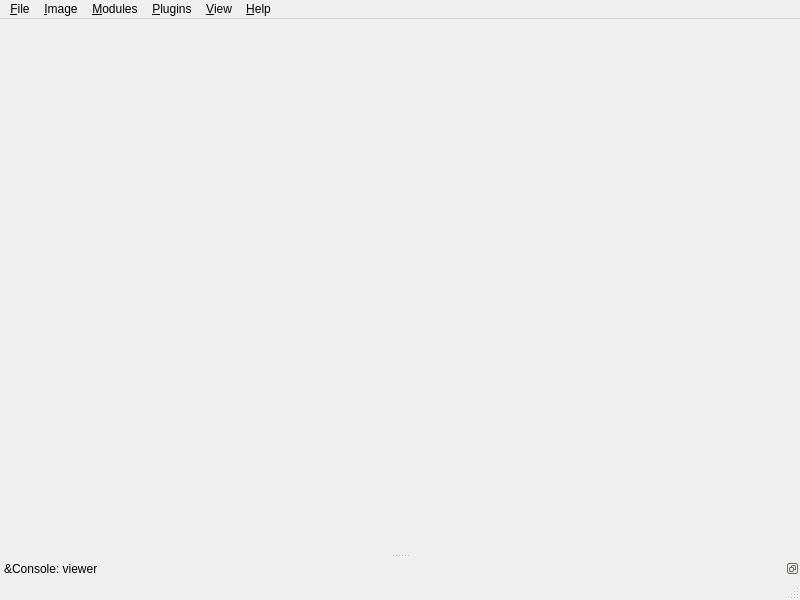
<?xml version="1.0" encoding="UTF-8"?>
<ui version="4.0">
 <class>MainWindow</class>
 <widget class="QMainWindow" name="MainWindow">
  <property name="geometry">
   <rect>
    <x>0</x>
    <y>0</y>
    <width>800</width>
    <height>600</height>
   </rect>
  </property>
  <property name="windowTitle">
   <string>MainWindow</string>
  </property>
  <widget class="QWidget" name="centralwidget"/>
  <widget class="QMenuBar" name="menubar">
   <property name="geometry">
    <rect>
     <x>0</x>
     <y>0</y>
     <width>800</width>
     <height>30</height>
    </rect>
   </property>
   <widget class="QMenu" name="menuFile">
    <property name="title">
     <string>&amp;File</string>
    </property>
    <addaction name="actionAdd_to_project"/>
    <addaction name="separator"/>
    <addaction name="actionOpen_work_environment"/>
    <addaction name="actionSave_work_environment"/>
    <addaction name="separator"/>
    <addaction name="actionDump_Work_Environment"/>
   </widget>
   <widget class="QMenu" name="menuModules">
    <property name="title">
     <string>&amp;Modules</string>
    </property>
    <widget class="QMenu" name="menuLoad_images">
     <property name="title">
      <string>&amp;Load images</string>
     </property>
     <addaction name="actionMesfile"/>
     <addaction name="actionTiff_file"/>
    </widget>
    <widget class="QMenu" name="menuCaImAn_toolbox">
     <property name="title">
      <string>&amp;CaImAn toolbox</string>
     </property>
     <addaction name="actionMotion_Correction"/>
     <addaction name="actionCNMF"/>
     <addaction name="actionCNMF_E"/>
     <addaction name="actionCNMF_3D"/>
     <addaction name="actionCaimanImportHDF5"/>
    </widget>
    <addaction name="menuLoad_images"/>
    <addaction name="menuCaImAn_toolbox"/>
    <addaction name="actionROI_Manager"/>
    <addaction name="actionSuite2p_Importer"/>
    <addaction name="actionStimulus_Mapping"/>
    <addaction name="actionScript_Editor"/>
    <addaction name="separator"/>
    <addaction name="actionBatch_Manager"/>
    <addaction name="separator"/>
   </widget>
   <widget class="QMenu" name="menuCustom_Modules">
    <property name="title">
     <string>&amp;Plugins</string>
    </property>
   </widget>
   <widget class="QMenu" name="menuImage">
    <property name="title">
     <string>&amp;Image</string>
    </property>
    <widget class="QMenu" name="menuProjections">
     <property name="title">
      <string>&amp;Projections</string>
     </property>
     <addaction name="actionMean"/>
     <addaction name="actionMax"/>
     <addaction name="actionStandard_Deviation"/>
     <addaction name="separator"/>
     <addaction name="actionClose_all_projection_windows"/>
    </widget>
    <addaction name="actionReset_Scale"/>
    <addaction name="actionResize"/>
    <addaction name="actionCrop"/>
    <addaction name="separator"/>
    <addaction name="actionMeasure"/>
    <addaction name="separator"/>
    <addaction name="menuProjections"/>
   </widget>
   <widget class="QMenu" name="menuView">
    <property name="title">
     <string>&amp;View</string>
    </property>
    <addaction name="actionWork_Environment_Info"/>
    <addaction name="separator"/>
    <addaction name="actionConsole"/>
   </widget>
   <widget class="QMenu" name="menuHelp">
    <property name="title">
     <string>&amp;Help</string>
    </property>
    <addaction name="actionOpen_docs"/>
    <addaction name="actionVersion_0_2"/>
   </widget>
   <addaction name="menuFile"/>
   <addaction name="menuImage"/>
   <addaction name="menuModules"/>
   <addaction name="menuCustom_Modules"/>
   <addaction name="menuView"/>
   <addaction name="menuHelp"/>
  </widget>
  <widget class="QStatusBar" name="statusbar"/>
  <widget class="QDockWidget" name="dockConsole">
   <property name="features">
    <set>QDockWidget::DockWidgetFloatable|QDockWidget::DockWidgetMovable</set>
   </property>
   <property name="windowTitle">
    <string>&amp;Console: viewer</string>
   </property>
   <attribute name="dockWidgetArea">
    <number>8</number>
   </attribute>
   <widget class="QWidget" name="dockWidgetContents"/>
  </widget>
  <action name="actionOpen_work_environment">
   <property name="text">
    <string>&amp;Open work environment</string>
   </property>
  </action>
  <action name="actionSave_work_environment">
   <property name="text">
    <string>&amp;Save work environment</string>
   </property>
  </action>
  <action name="actionMesfile">
   <property name="checkable">
    <bool>false</bool>
   </property>
   <property name="text">
    <string>&amp;Mesfile</string>
   </property>
  </action>
  <action name="actionTiff_file">
   <property name="checkable">
    <bool>false</bool>
   </property>
   <property name="text">
    <string>&amp;Tiff file</string>
   </property>
  </action>
  <action name="actionMotion_Correction">
   <property name="checkable">
    <bool>false</bool>
   </property>
   <property name="text">
    <string>&amp;Motion Correction</string>
   </property>
  </action>
  <action name="actionCNMF">
   <property name="checkable">
    <bool>false</bool>
   </property>
   <property name="text">
    <string>&amp;CNMF</string>
   </property>
  </action>
  <action name="actionROI_Manager">
   <property name="checkable">
    <bool>false</bool>
   </property>
   <property name="text">
    <string>&amp;ROI Manager</string>
   </property>
   <property name="shortcut">
    <string>Ctrl+R</string>
   </property>
  </action>
  <action name="actionManual_motion_correction">
   <property name="checkable">
    <bool>false</bool>
   </property>
   <property name="text">
    <string>&amp;Manual motion correction</string>
   </property>
  </action>
  <action name="actionScript_Editor">
   <property name="text">
    <string>Script &amp;Editor</string>
   </property>
  </action>
  <action name="actionReload_list">
   <property name="text">
    <string>&amp;Reload list</string>
   </property>
  </action>
  <action name="actionCNMF_E">
   <property name="text">
    <string>CNMF-&amp;E</string>
   </property>
  </action>
  <action name="actionBatch_Manager">
   <property name="text">
    <string>&amp;Batch Manager</string>
   </property>
  </action>
  <action name="actionDump_Work_Environment">
   <property name="text">
    <string>&amp;Clear Work Environment</string>
   </property>
  </action>
  <action name="actionAdd_to_project">
   <property name="text">
    <string>&amp;Add to project</string>
   </property>
  </action>
  <action name="actionResize">
   <property name="text">
    <string>Re&amp;size</string>
   </property>
  </action>
  <action name="actionCrop">
   <property name="text">
    <string>&amp;Crop</string>
   </property>
  </action>
  <action name="actionView_info">
   <property name="text">
    <string>View info</string>
   </property>
  </action>
  <action name="actionChange_dtype">
   <property name="text">
    <string>Change &amp;dtype</string>
   </property>
  </action>
  <action name="actionReset_Scale">
   <property name="text">
    <string>&amp;Reset Scale</string>
   </property>
  </action>
  <action name="actionMeta_data">
   <property name="text">
    <string>&amp;Meta data</string>
   </property>
  </action>
  <action name="actionMeasure">
   <property name="text">
    <string>&amp;Measure Tool</string>
   </property>
  </action>
  <action name="actionStimulus_Mapping">
   <property name="text">
    <string>&amp;Stimulus Mapping</string>
   </property>
  </action>
  <action name="actionConsole">
   <property name="checkable">
    <bool>true</bool>
   </property>
   <property name="text">
    <string>&amp;Console</string>
   </property>
  </action>
  <action name="actionWork_Environment_Info">
   <property name="text">
    <string>&amp;Work Environment Viewer</string>
   </property>
  </action>
  <action name="actionMean">
   <property name="text">
    <string>&amp;Mean</string>
   </property>
  </action>
  <action name="actionMax">
   <property name="text">
    <string>Ma&amp;x</string>
   </property>
  </action>
  <action name="actionStandard_Deviation">
   <property name="text">
    <string>&amp;Standard Deviation</string>
   </property>
  </action>
  <action name="actionClose_all_projection_windows">
   <property name="text">
    <string>&amp;Close all projection windows</string>
   </property>
  </action>
  <action name="actionOpen_docs">
   <property name="text">
    <string>&amp;Open docs</string>
   </property>
  </action>
  <action name="actionSuite2p_Importer">
   <property name="text">
    <string>Suite&amp;2p Importer</string>
   </property>
  </action>
  <action name="actionCNMF_3D">
   <property name="text">
    <string>CNMF &amp;3D</string>
   </property>
  </action>
  <action name="actionCaimanImportHDF5">
   <property name="text">
    <string>&amp;Import HDF5 result file</string>
   </property>
  </action>
  <action name="actionVersion_0_2">
   <property name="text">
    <string>Version 0.2</string>
   </property>
   <property name="font">
    <font>
     <weight>75</weight>
     <bold>true</bold>
    </font>
   </property>
  </action>
 </widget>
 <resources/>
 <connections>
  <connection>
   <sender>actionConsole</sender>
   <signal>toggled(bool)</signal>
   <receiver>dockConsole</receiver>
   <slot>setVisible(bool)</slot>
   <hints>
    <hint type="sourcelabel">
     <x>-1</x>
     <y>-1</y>
    </hint>
    <hint type="destinationlabel">
     <x>399</x>
     <y>560</y>
    </hint>
   </hints>
  </connection>
 </connections>
</ui>
